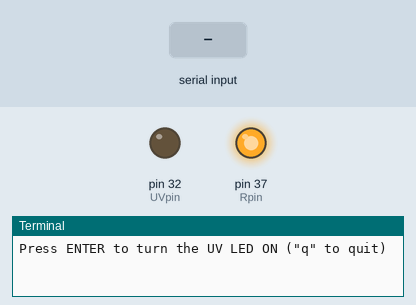
Bench run of a program on a simulated Raspberry Pi (header pin numbers). Parts: output pins drawn as LEDs (lit = HIGH), the last lines printed to the terminal. The test bench sets the inputs (shaded band). The interpreter's speed is modelled, so counts of loop turns are approximate. At 2.8 s the program stops and its outputs stay as they are.

Above: at 1.2 s.
1.3 s: "1" typed at the terminal
At 2.0 s:
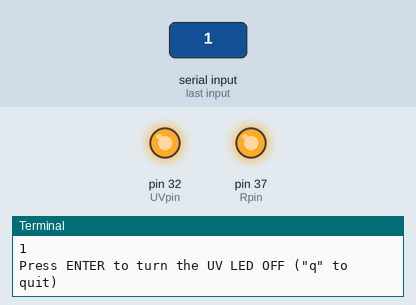
2.8 s: "q" typed at the terminal
At 3.2 s:
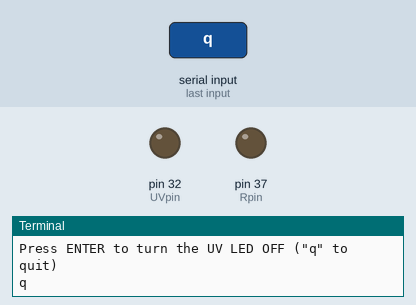
Timing chart, 0 to 4.3 s (numbered marks = the images above; inputs shaded):
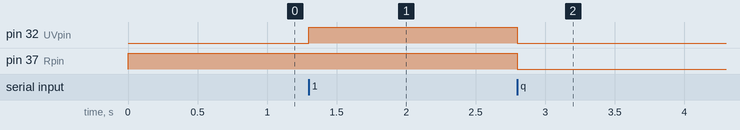

Measured:
- after the input at 1.3 s, pin 32 (UVpin): LOW → HIGH at once
- after the input at 2.8 s, pin 32 (UVpin), pin 37 (Rpin): HIGH → LOW at once

The program:

LED_onoff_red_uv_ENTER.py
```python
import time
import RPi.GPIO as GPIO
GPIO.setmode(GPIO.BOARD)
Rpin = 37
UVpin = 32
GPIO.setup(Rpin,GPIO.OUT)
GPIO.setup(UVpin,GPIO.OUT)
red=GPIO.PWM(Rpin,500)
uv=GPIO.PWM(UVpin,500)

red_on = 0
red_off = 100
uv_on = 100
uv_off = 0
red.start(red_off)
uv.start(uv_off)

i=0
onoff_str = 'ON','OFF', 'ON', 'OFF'
col_str = 'UV', 'UV', 'RED', 'RED'
try:
	while 1:
		d=divmod(i,4)[1]
		inpt = raw_input('Press ENTER to turn the %s LED %s ("q" to quit)'%(col_str[d],onoff_str[d]))
		if d==0:
			uv.ChangeDutyCycle(uv_on)
		elif d==1:
			uv.ChangeDutyCycle(uv_off)
		elif d==2:
			red.ChangeDutyCycle(red_on)
		elif d==3:
			red.ChangeDutyCycle(red_off)
		i+=1
		if 'q' in inpt.lower():
			break
except KeyboardInterrupt:
	pass
red.stop()
uv.stop()
GPIO.cleanup()
```
